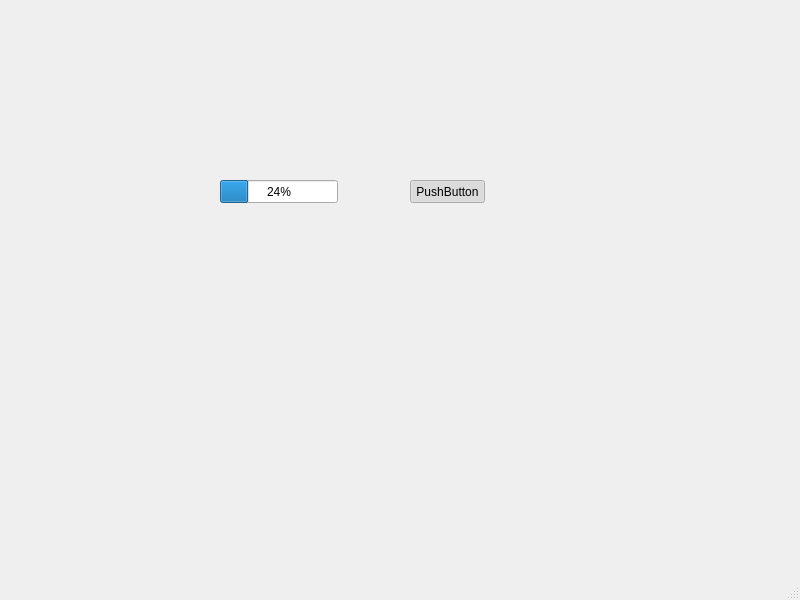
<?xml version="1.0" encoding="UTF-8"?>
<ui version="4.0">
 <class>SignalsAndSlots2</class>
 <widget class="QMainWindow" name="SignalsAndSlots2">
  <property name="geometry">
   <rect>
    <x>0</x>
    <y>0</y>
    <width>800</width>
    <height>600</height>
   </rect>
  </property>
  <property name="windowTitle">
   <string>SignalsAndSlots2</string>
  </property>
  <widget class="QWidget" name="centralwidget">
   <widget class="QProgressBar" name="progressBar">
    <property name="geometry">
     <rect>
      <x>220</x>
      <y>180</y>
      <width>118</width>
      <height>23</height>
     </rect>
    </property>
    <property name="value">
     <number>24</number>
    </property>
   </widget>
   <widget class="QPushButton" name="pushButton">
    <property name="geometry">
     <rect>
      <x>410</x>
      <y>180</y>
      <width>75</width>
      <height>23</height>
     </rect>
    </property>
    <property name="text">
     <string>PushButton</string>
    </property>
    <property name="checkable">
     <bool>true</bool>
    </property>
    <property name="checked">
     <bool>true</bool>
    </property>
   </widget>
  </widget>
  <widget class="QMenuBar" name="menubar">
   <property name="geometry">
    <rect>
     <x>0</x>
     <y>0</y>
     <width>800</width>
     <height>23</height>
    </rect>
   </property>
  </widget>
  <widget class="QStatusBar" name="statusbar"/>
 </widget>
 <resources/>
 <connections>
  <connection>
   <sender>pushButton</sender>
   <signal>toggled(bool)</signal>
   <receiver>progressBar</receiver>
   <slot>setVisible(bool)</slot>
   <hints>
    <hint type="sourcelabel">
     <x>452</x>
     <y>212</y>
    </hint>
    <hint type="destinationlabel">
     <x>277</x>
     <y>214</y>
    </hint>
   </hints>
  </connection>
 </connections>
</ui>
